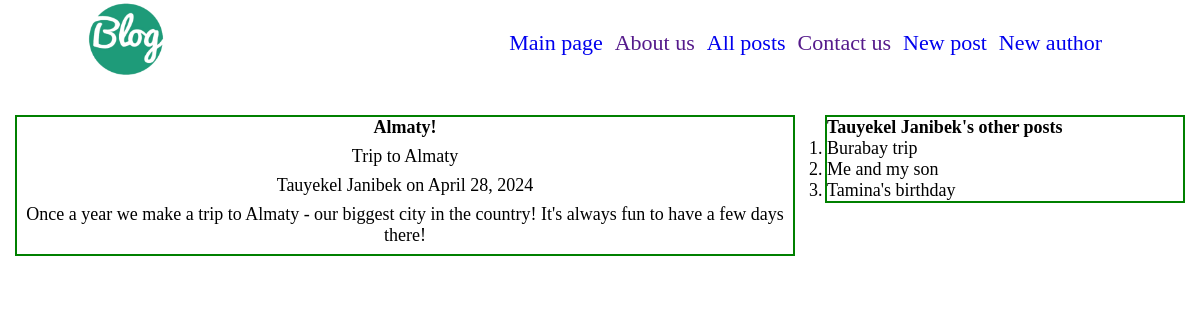
The app's page /posts/almaty/ with its own data.
### blog/models.py (models this page shows, shortened)
class Article(models.Model):
    name = models.CharField(max_length=40, verbose_name='Название')
    description = models.CharField(max_length=100, verbose_name='Описание', default='')
    date_publ = models.DateField(auto_now=True, verbose_name='Дата публикации')
    content = models.TextField(default='This is a fake text for this article', verbose_name='Текст статьи')
    author = models.ForeignKey(Author, on_delete=models.CASCADE)
    slug = models.SlugField(default='')
    image = models.ImageField(upload_to='blog/img/', null=True)

class Author(models.Model):
    full_name = models.CharField('ФИО автора', max_length=40)
    birth_date = models.DateField(verbose_name='Дата рождения', null=False, blank=False)
    birth_place = models.CharField(max_length=30)

### blog/views.py (the view)
# urls.py: path('<slug:slug>/', GetPostBySlug.as_view(), name='post_by_slug'),
class GetPostBySlug(DetailView):
    template_name = 'blog/post_by_slug.html'
    model = Article
    context_object_name = 'post'
    def get_context_data(self, **kwargs):
        context = super().get_context_data(**kwargs)
        article = self.get_object()
        author = article.author
        other_posts = Article.objects.filter(author=author).exclude(slug=article.slug)
        context['other_posts'] = other_posts
        return context

### blog/templates/blog/post_by_slug.html (shortened to what this page needs)
{% load static %}
<!DOCTYPE html>
<html lang="en">
<head>
    <link rel="stylesheet" href="{% static 'blog/css/post.css' %}">
</head>
<body>
{% include 'includes/navbar.html' %}
<div class="flex_div">
    <div class="post-div">
        <div class="post_name">
            <h1>{{ post.name }}</h1>
        </div>
        <div class="description_div">{{ post.description }}</div>
            <p class="post_author_date">{{ post.author.full_name }} on {{ post.date_publ }}</p>
        <div class="content_div">
            {{ post.content }}
        </div>
    </div>
    <div class="author_other_posts">
        <h2>{{ post.author.full_name }}'s other posts</h2>
        <ol>
            {% for p in other_posts %}
                <li>{{ p.name }}</li>
            {% endfor %}
        </ol>
    </div>
</div>
</body>
</html>

### blog/static/blog/css/post.css (style rules this page uses)
* { font-size: 18px; margin: 0; padding: 0; box-sizing: border-box; }
.flex_div { display: flex; justify-content: space-around; margin-top: 15px; padding-top: 15px; }
.post-div { height: 100%; width: 65%; border: 2px solid green; }
.author_other_posts { height: 100%; width: 30%; border: 2px solid green; }
.post_name, .description_div, .post_author_date, .content_div { text-align: center; padding-bottom: 8px; }

### records on screen
Article: name "Almaty!", description "Trip to Almaty", author.full_name "Tauyekel Janibek", date_publ "April 28, 2024", content "Once a year we make a trip to Almaty - our biggest city in the country! It's always fun to have a few days there!"
Article: name "Burabay trip"
Article: name "Me and my son"
Article: name "Tamina's birthday"
